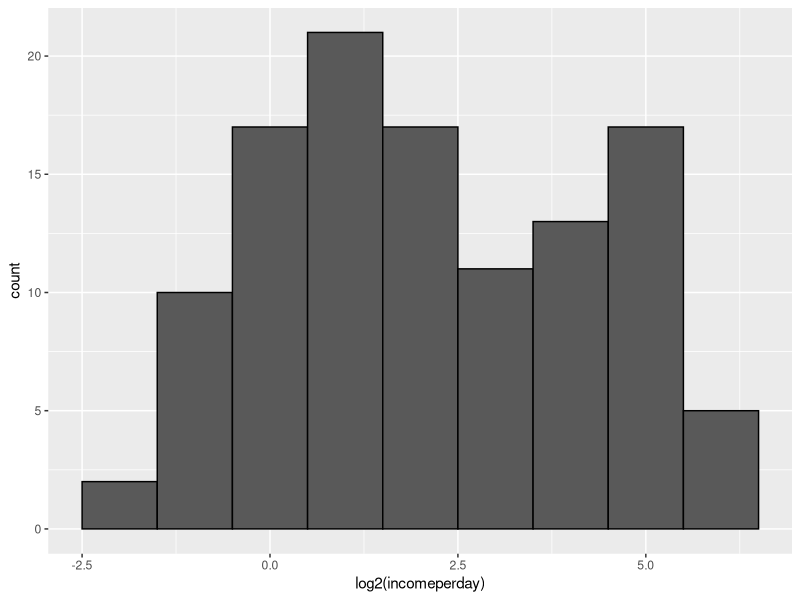
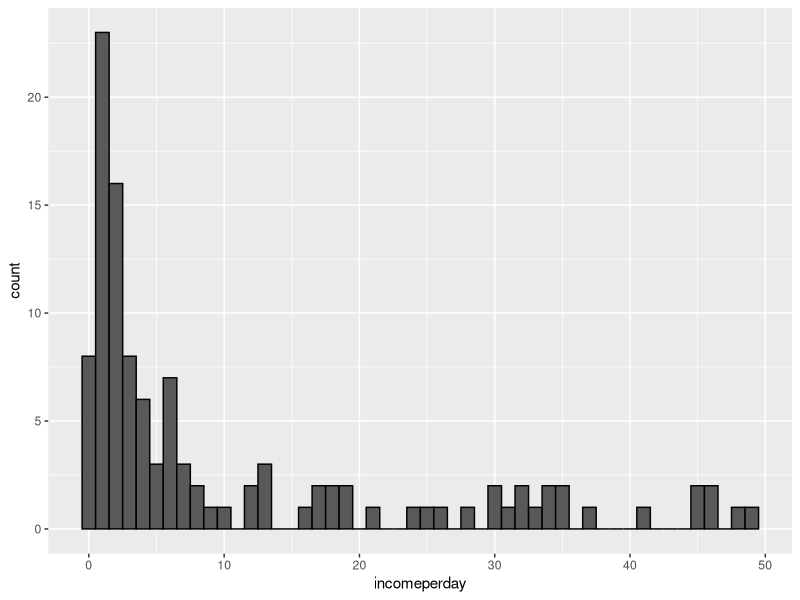
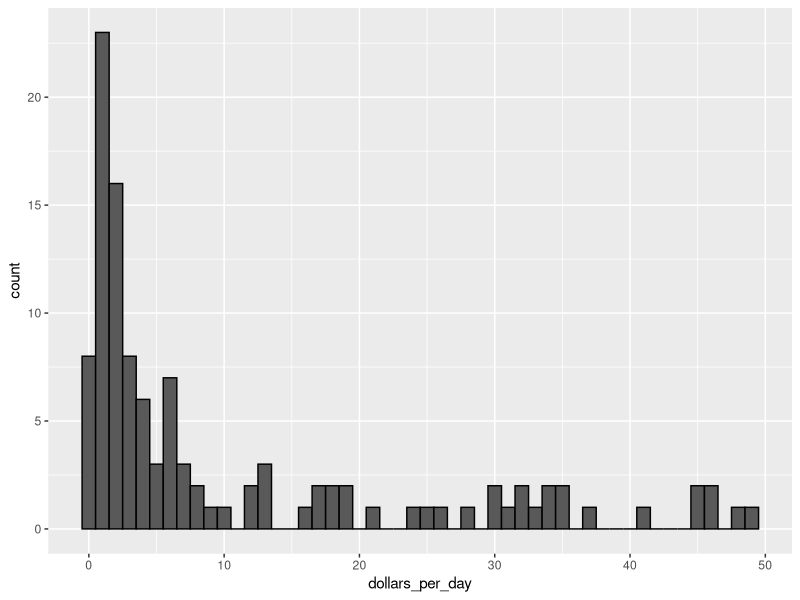
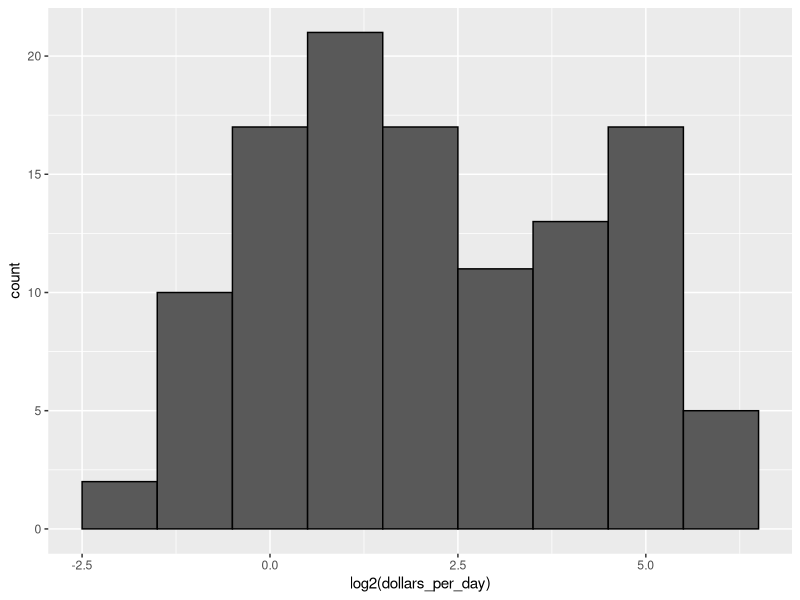
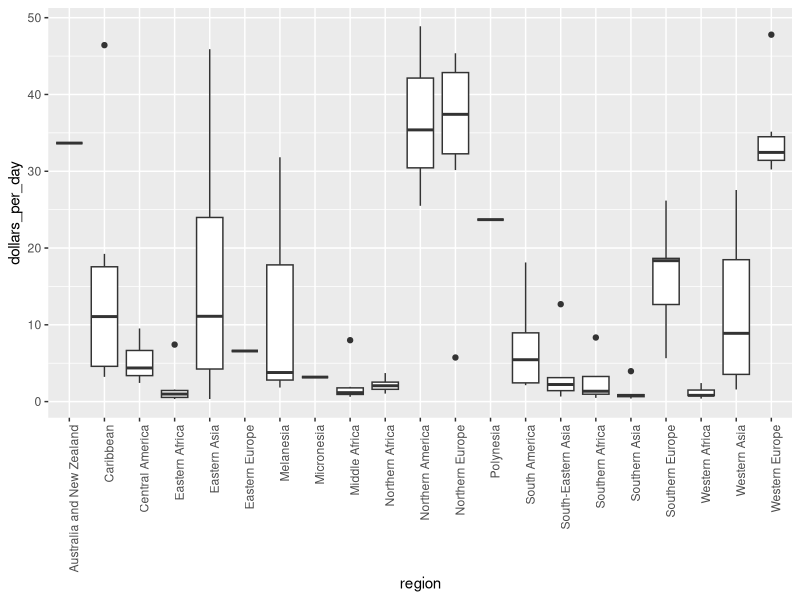

These charts were generated, in order, by the following R code:
library(tidyverse)
library(dslabs)
library(dplyr)
data("gapminder")
head(gapminder)
gapminder <- mutate(gapminder, incomeperday=gdp/population/365)


gapminder %>% filter(year==1970 & !is.na(gdp))%>%
  ggplot(aes(log2(incomeperday)))+
  geom_histogram(binwidth = 1, color='black')

gapminder %>% filter(year==1970 & !is.na(gdp))%>%
  ggplot(aes(incomeperday))+
  geom_histogram(binwidth = 1, color='black')

gapminder <- gapminder %>%
  mutate(dollars_per_day = gdp/population/365)



# histogram of dollars per day
past_year <- 1970

gapminder %>%
  filter(year == past_year & !is.na(gdp)) %>%
  ggplot(aes(dollars_per_day)) +
  geom_histogram(binwidth = 1, color = "black")

# repeat histogram with log2 scaled data
gapminder %>%
  filter(year == past_year & !is.na(gdp)) %>%
  ggplot(aes(log2(dollars_per_day))) +
  geom_histogram(binwidth = 1, color = "black")




levels(gapminder$region)
gapminder %>%
  filter(year == past_year & !is.na(gdp)) %>%
  ggplot(aes(region, dollars_per_day)) +
  geom_boxplot()+
  theme(axis.text.x = element_text(angle = 90, hjust = 1))
a <- factor(c('ali', 'hasann', 'akvar'))
class(a)


p<- gapminder %>%
  filter(year == past_year & !is.na(gdp)) %>%
  ggplot(aes(region, dollars_per_day, fill = continent)) +  
  geom_boxplot() +
  theme(axis.text.x = element_text(angle = 90, hjust = 1)) +
  xlab("")
mutate(gapminder, region = reorder(region, dollars_per_day, FUN = mean))
gapminder$dollars_per_day
gapminder
